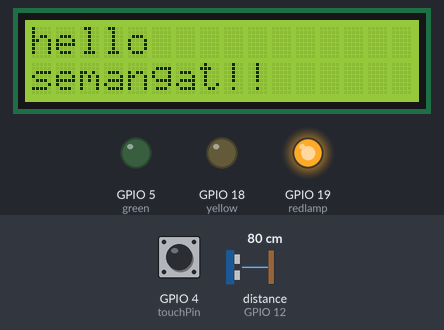
Recording of a sketch running on a simulated ESP32. On the bench: 16×2 character LCD, output pins drawn as LEDs (lit = HIGH). Wiring (inferred from the names in the program): ultrasonic range finder: trigger GPIO 14; echo GPIO 12. The test bench sets the inputs (shaded band); at power-on: GPIO 4 (touchPin) HIGH, distance to the obstacle (sensor on GPIO 12) 80 cm. The echo pulse lasts 58.3 µs per cm; WiFi joins after 1.5 s; servers stay silent unless stated; random numbers use the default seed unless the sketch sets one; pins used as bus, display or sensor lines are not drawn; what the sketch prints to the serial monitor is not drawn.

Above: at 2.8 s.
2.9 s: GPIO 4 (touchPin) pulled LOW for 1.25 s
At 4.5 s:
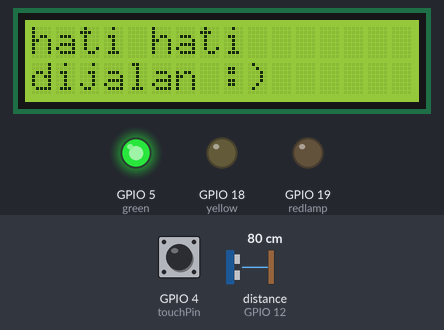
6.2 s: GPIO 4 (touchPin) pulled LOW for 3.2 s
At 11.2 s:
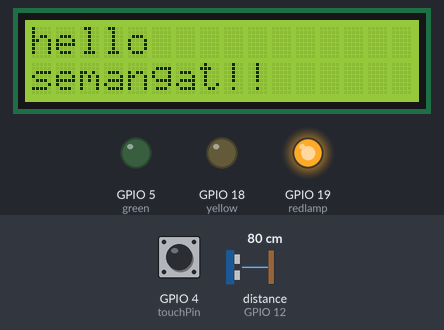
Timing chart, 0 to 12.7 s (numbered marks = the images above; inputs shaded):
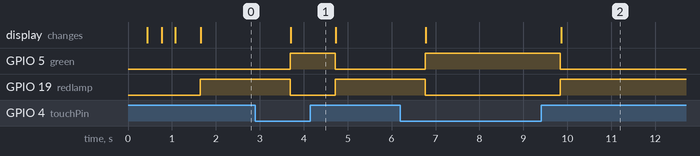

Measured:
- after the input at 2.9 s, GPIO 5 (green): LOW → HIGH after 0.79 s, → LOW 1.0 s later; GPIO 19 (redlamp): HIGH → LOW after 0.79 s, → HIGH 1.0 s later; the display: changes after 0.81 s (image 1)
- after the input at 6.2 s, GPIO 5 (green): LOW → HIGH after 0.56 s, → LOW 3.1 s later; GPIO 19 (redlamp): HIGH → LOW after 0.56 s, → HIGH 3.1 s later; the display: first changes after 0.58 s (image 2 shows a later state)

The sketch:

jalan-tol.ino
```cpp
#include <WiFi.h>
#include <LiquidCrystal_I2C.h>
#include <HTTPClient.h>
// #include <ESP32Servo.h>
// #include <HCSR04.h>

// variabel
const char *ssid = "abcd";
const char *pass = "qwertyui";
const char *url = "http://192.168.63.29:3000/api/payment";
const int redlamp = 19;
const int yellow = 18;
const int green = 5;
const int trigPin = 14;
const int echoPin = 12;
const int touchPin = T0;
long numberPayment = 0;

// initialisasi
LiquidCrystal_I2C lcd(0x27, 16, 2);
HTTPClient http;

long getDistance()
{
    digitalWrite(trigPin, LOW);
    delayMicroseconds(2);
    digitalWrite(trigPin, HIGH);
    delayMicroseconds(10);
    digitalWrite(trigPin, LOW);

    // Reading the echo time
    long duration = pulseIn(echoPin, HIGH);

    // Calculating distance in centimeters
    long distance = duration / 58;

    return distance;
}

void onRedLamp()
{
    digitalWrite(redlamp, HIGH);
    digitalWrite(yellow, LOW);
    digitalWrite(green, LOW);
}
void onYellowLamp()
{
    digitalWrite(redlamp, LOW);
    digitalWrite(yellow, HIGH);
    digitalWrite(green, LOW);
}
void onGreenLamp()
{
    digitalWrite(redlamp, LOW);
    digitalWrite(yellow, LOW);
    digitalWrite(green, HIGH);
}

void printRed()
{
    lcd.setCursor(0, 0);
    lcd.print("hello");
    lcd.setCursor(0, 1);
    lcd.print("semangat!!");
}
void printYellow(long payment)
{
    lcd.setCursor(2, 0);
    lcd.print("code payment");
    lcd.setCursor(0, 1);
    lcd.print("    " + payment);
}
void printGreen()
{
    lcd.setCursor(0, 0);
    lcd.print("hati hati");
    lcd.setCursor(0, 1);
    lcd.print("dijalan :)");
}

long generateRandomNumber()
{
    // Use random() to generate a random number in the range [10000000, 99999999]
    return random(10000000, 100000000);
}

void setup()
{
    Serial.begin(9600);
    lcd.init();
    lcd.begin(16, 2);
    lcd.backlight();
    pinMode(redlamp, OUTPUT);
    pinMode(yellow, OUTPUT);
    pinMode(green, OUTPUT);
    pinMode(trigPin, OUTPUT);
    pinMode(echoPin, INPUT);
    WiFi.begin(ssid, pass);
    while (WiFi.status() != WL_CONNECTED)
    {
        Serial.print(".");
        lcd.print(".");
        delay(15);
    }
    Serial.println("connected");
}

void loop()
{
    lcd.clear();
    long distance = getDistance();
    int touch = touchRead(touchPin);
    http.begin(url);
    http.addHeader("Content-Type", "application/json");

    if (touch < 15)
    {
        onGreenLamp();
        printGreen();
        numberPayment = 0; // succes pay , number payment set 0
    }
    else
    {
        if (distance >= 20) // red
        {
            onRedLamp();
            printRed();
        }
        else if (distance >= 0 && distance <= 20) // yellow
        {
            onYellowLamp();
            if (numberPayment > 0)
            {
                printYellow(numberPayment);
            }
            else
            {
                numberPayment = generateRandomNumber();
                printYellow(numberPayment);
            }
            String request = "{\"numPay\":\"" + String(numberPayment) + "\"}";
            int statusCode = http.POST(request);
            if (statusCode > 0)
            {
                Serial.print(http.getString());
            }else{
                Serial.println("http err");
            }
        }
    }

    delay(1000);
}
```
